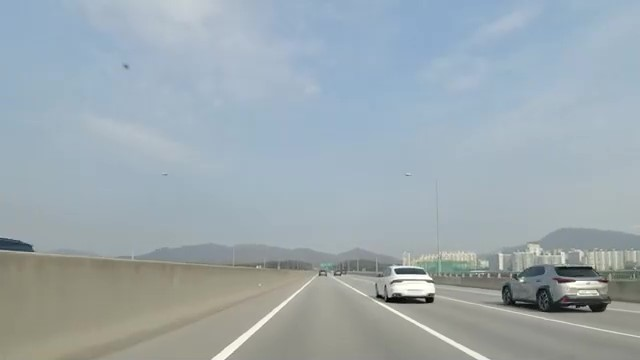
#> input picture Lane Detection Project/image/3.jpg, 640 x 360 px, given in place of video.mp4, which was not available
$ python 'Source code.py'
#> lines starting #> are read from the running program, lines starting #| are printed output that depends on the picture; after the words box and inside, x2 and y2 are one past the last pixel; in counts of white or black regions, pixels touching at a corner belong together; pictures that were not available may be replaced by others from this repository, and a replacement may not be noted
import numpy as np
import cv2
# numpy ver 1.22.1      행렬같은 다차원 배열을 쉽게 처리할 수 있도록 하는 라이브러리
# opencv ver 4.5.5      이미지 관련 라이브러리

# 1. Warpping을 통한 Bird Eye View 변환
# 2. ROI 관심 영역 지정
# 3. Filtering 적용
# 4. binary 이미지로 변환
# 5. Histogram으로 Window의 시작점을 정함
# 6. Sliding Window Algorithm을 통한 차선 추출
# 7. 위 단계에서 얻은 차선 추출 정보로 차선 표시


# 1. Warpping을 통한 Bird Eye View 변환
def Warpping(img_src):
    # 왼쪽 차선 함수 y = (88/107)x

    # 좌상, 좌하, 우상, 우하

    pts1 = np.array([[305, 285], [210, 360], [347, 285], [489, 360]], dtype=np.float32)
    # 원본 이미지 좌표
    pts2 = np.array([[80, 0], [80, 360], [560, 0], [560, 360]], dtype=np.float32)
    # Bird Eye View로 변환할 좌표

    M = cv2.getPerspectiveTransform(pts1, pts2)
    # 변환 행렬을 구함 (원근법)
    img_res = cv2.warpPerspective(img_src, M, (640, 360))
    # 변환행렬값 적용

    return img_res, pts1, pts2


# 2. ROI 관심 영역 지정
def region_of_interest(img_src):
    # 왼쪽 차선에 대한 함수 y = (88/107)x

    # 왼쪽 아래 - 왼쪽 위 - 오른쪽 위 - 오른쪽 아래
    pts1 = np.array([[0, 360], [0, 0], [230, 0], [230, 360],
                    [410, 360], [410, 0],[640, 0], [640, 360]])
                    # 왼쪽 차선, 오른쪽 차선

    mask = np.zeros_like(img_src)
    # zeros_like = img_src 행렬값을 0으로 설정
    color = (255,) * img_src.shape[2]
    # img_src.shape[2] = 이미지 채널

    cv2.fillPoly(mask, np.int32([pts1]), color)
    # 위에서 정한 pts1의 좌표를 이용하여 마스크 이미지 생성
    img_roi = cv2.bitwise_and(img_src, mask)
    # bitwise_and = 이미지 합치는 함수

    return img_roi


# 3. Filtering
def filtering(img_src):
    img_hls = cv2.cvtColor(img_src, cv2.COLOR_BGR2HLS)
    # BGR to HLS 색공간 변환
    # HLS = Hue 색조, Lightness 명도, Saturation 채도

    # 흰색 차선의 임계값
    # w_low = np.array([20, 0, 43])
    w_low = np.array([20, 150, 20])
    w_up = np.array([255, 255, 255])

    # 노란색 차선의 임계값
    y_low = np.array([0, 85, 81])
    y_up = np.array([190, 255, 255])

    w_mask = cv2.inRange(img_hls, w_low, w_up)
    # 흰색 차선 마스크 적용
    y_mask = cv2.inRange(img_hls, y_low, y_up)
    # 노란색 차선 마스크 적용

    mask = cv2.bitwise_or(y_mask, w_mask)
    # mask 영역의 두 이미지를 합침
    img_res = cv2.bitwise_and(img_src, img_src, mask=mask)
    # mask 영역에서 공통으로 겹치는 부분 저장

    return img_res


# 4. binary 이미지로 변환
def to_binary(img_src):
    img_bgr = cv2.cvtColor(img_src, cv2.COLOR_HLS2BGR)
    # 입력 이미지를 HLS에서 BGR로 변환
    img_gray = cv2.cvtColor(img_bgr, cv2.COLOR_BGR2GRAY)
    # BGR을 GRAY로 변환
    img_blur = cv2.GaussianBlur(img_gray, (0,0), 1)
    # 이미지의 이진화, 노이즈 제거를 위한 가우시안블러 처리 (sigma = 2)

    ret, img_binary = cv2.threshold(img_blur, 180, 255, cv2.THRESH_BINARY)
    # 이미지 이진화     두 번째 임계값 = 0~255   80
    # 픽셀값이 180 이상이면 255(흰색)으로 처리

    return img_binary


# 5. Histogram으로 Window의 시작점을 정함
def image_histogram(img_src):
    hist = np.sum(img_src[img_src.shape[0]//2:, :], axis=0)
    # x축에 대한 histogram 계산

    center = int(hist.shape[0]/2)
    # histogram을 양쪽으로 나눔

    left_lane = np.argmax(hist[:center])
    # 왼쪽 차선 (hist의 ~ center)       argmax = 최댓값의 index 반환

    right_lane = np.argmax(hist[center:]) + center
    # 오른쪽 차선 (hist의 center ~)     argmax = 최댓값의 index 반환

    return left_lane, right_lane


# 6. Sliding Window Algorithm을 통한 차선 추출
def sliding_window(img_src, left_current, right_current):
    nonzero = np.nonzero(img_src)
    # img_src의 0이 아닌 값들의 index 반환
    nonzero_x = np.array(nonzero[1])
    # nonzero의 x축 중 0이 아닌 값들의 index 반환
    nonzero_y = np.array(nonzero[0])
    # nonzero의 y축 중 0이 아닌 값들의 index 반환

    left_lane, right_lane = [], []

    green_color = (0, 255, 0)
    cnt_win = 6
    # Sliding window의 개수
    margin = 60
    pixels = 40
    # Window 최소 픽셀 값
    win_height = int(360 / cnt_win)
    # Window의 y값
    min_lane_pts = 10

    img_res = np.dstack((img_src, img_src, img_src)) * 255
    # Window를 그리기 위한 색공간 변환

    # 위에서 정한 cnt_win 윈도우 개수 만큼 반복
    for w in range(cnt_win):
        win_h1 = 360 - (w+1) * win_height
        win_h2 = 360 - w * win_height
        # 윈도우의 y값

        l_win_w1 = left_current - margin
        l_win_w2 = left_current + margin
        # 왼쪽 윈도우의 x값

        r_win_w1 = right_current - margin
        r_win_w2 = right_current + margin
        # 오른쪽 윈도우의 x값

        img_src = cv2.rectangle(img_res, (l_win_w1, win_h1), (l_win_w2, win_h2), green_color, 1)
        # rectangle = 위에서 설정한 값들을 바탕으로 왼쪽 사각형 Window를 그리는 함수
        img_src = cv2.rectangle(img_res, (r_win_w1, win_h1), (r_win_w2, win_h2), green_color, 1)
        # rectangle = 위에서 설정한 값들을 바탕으로 오른쪽 사각형 Window를 그리는 함수

        l_win_lane = ((nonzero_y >= win_h1) & (nonzero_y < win_h2) & (nonzero_x >= l_win_w1) & (nonzero_x < l_win_w2)).nonzero()[0]
        r_win_lane = ((nonzero_y >= win_h1) & (nonzero_y < win_h2) & (nonzero_x >= r_win_w1) & (nonzero_x < r_win_w2)).nonzero()[0]
        # 위에서 설정한 nonzero_x|y, win을 바탕으로 각 window 내부의 값들 중 0이 아닌 것의 index를 반환

        left_lane.append(l_win_lane)
        right_lane.append(r_win_lane)

        # l_win_lane(Window 내부에 있는 예상 차선 픽셀 값) 배열의 길이가 위에서 정한 최소 픽셀값 보다 크다면
        if len(l_win_lane) > pixels:
            left_current = int(np.mean(nonzero_x[l_win_lane]))
            # left_lane의 값을 새롭게 재정의

        # r_win_lane(Window 내부에 있는 예상 차선 픽셀 값) 배열의 길이가 위에서 정한 최소 픽셀값 보다 크다면
        if len(r_win_lane) > pixels:
            right_current = int(np.mean(nonzero_x[r_win_lane]))
            # right_lane의 값을 새롭게 재정의


    left_lane = np.concatenate(left_lane)
    right_lane = np.concatenate(right_lane)
    # 배열을 1차원으로 합치는 함수

    leftx = nonzero_x[left_lane]
    lefty = nonzero_y[left_lane]
    rightx = nonzero_x[right_lane]
    righty = nonzero_y[right_lane]

    left_fit, right_fit = None, None
    ret = None

    if len(leftx) >= min_lane_pts and len(rightx) >= min_lane_pts:
        # 최소자승법을 이용하여 각 값들을 제일 잘 표현할 수 있는 2차 함수 구함
        left_fit = np.polyfit(lefty, leftx, 2)
        right_fit = np.polyfit(righty, rightx, 2)

        y = np.linspace(0, img_src.shape[0] - 1, img_src.shape[0])
        # 2차 함수의 y값 지정 (linspace)        범위 0~359

        # y = a*x^2  +  b*x  + c
        left_fit_x = left_fit[0] * y ** 2 + left_fit[1] * y + left_fit[2]
        right_fit_x = right_fit[0] * y ** 2 + right_fit[1] * y + right_fit[2]
        # 위에서 정한 y값마다 2차 함수를 통해 x값 구함

        ltx = np.trunc(left_fit_x)
        rtx = np.trunc(right_fit_x)
        # trunc = 소수점 부분을 버리는 함수

        ret = [ltx, rtx, y]

    img_res[nonzero_y[left_lane], nonzero_x[left_lane]] = [255, 0, 0]
    img_res[nonzero_y[right_lane], nonzero_x[right_lane]] = [0, 0, 255]

    return img_res, ret


def draw_lane(img_src, img_warped, pts1, pts2, ret):
    img_warped = np.zeros_like(img_warped).astype(np.uint8)

    pts_left = np.array([np.transpose(np.vstack([ret[0], ret[2]]))])
    pts_right = np.array([np.flipud(np.transpose(np.vstack([ret[1], ret[2]])))])
    pts = np.hstack((pts_left, pts_right))
    # vstack = 배열을 세로로 결합       transpose = 행과 열 바꾸기(전치행렬)
    # hstack = 배열을 옆으로 결합 시키는 함수

    mean = np.mean((ret[0], ret[1]), axis=0)
    # mean = 평균값 구하는 함수
    pts_mean = np.array([np.flipud(np.transpose(np.vstack([mean, ret[2]])))])
    # vstack = 배열을 세로로 결합       transpose = 행과 열 바꾸기(전치행렬)

    color = (120, 255, 105)
    cv2.fillPoly(img_warped, np.int_([pts]), color)
    cv2.fillPoly(img_warped, np.int_([pts_mean]), color)
    # 위 정보들을 바탕으로 차선 해당 부분 채움

    M = cv2.getPerspectiveTransform(pts2, pts1)
    img_res = cv2.warpPerspective(img_warped, M, (640, 360))
    # 1번 내용과 동일

    img_res = cv2.addWeighted(img_src, 1, img_res, 0.3, 0)
    # 원본 영상(img_src)에 차선 마킹 img_res를 1:0.3 비율로 합침

    return img_res


temp_ret = []
cap = cv2.VideoCapture("video.mp4")
# VideoCapture 비디오를 캡처하기 위한 클래스
while cap.isOpened():
    ret, img_color = cap.read()
#> img_color is the input picture: shape (360, 640, 3); mean B, G, R 175.8, 169.4, 156.8
    if not ret:
        print("이미지 로드 실패 또는 종료")
        break

    img_Warpping, pts1, pts2 = Warpping(img_color)
#> pts1 = [[305, 285], [210, 360], [347, 285], [489, 360]]; pts2 = [[80, 0], [80, 360], [560, 0], [560, 360]]
    img_roi = region_of_interest(img_Warpping)
#> in region_of_interest, `cv2.fillPoly(mask, np.int32([pts1]), color)`:
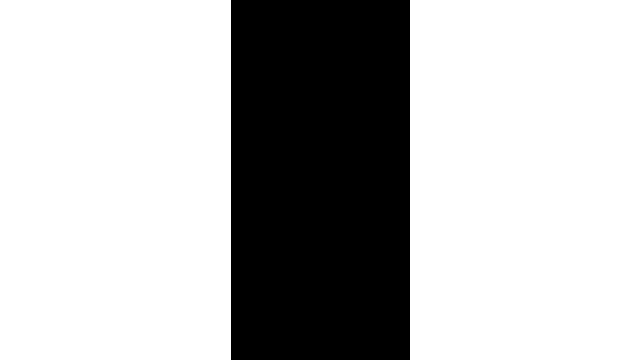
#> mask: shape (360, 640, 3); 72% white; 1 black region, box (x1, y1, x2, y2) and area: (231, 0, 410, 360) 64440
#> in region_of_interest, `img_roi = cv2.bitwise_and(img_src, mask)`:
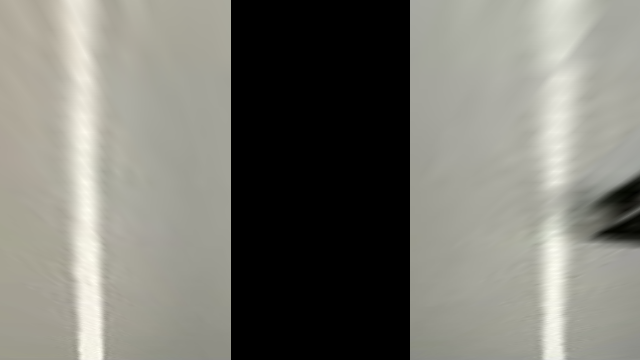
#> img_roi: shape (360, 640, 3); mean B, G, R 114.7, 122.3, 123
    img_filter = filtering(img_roi)
#> in filtering, `img_hls = cv2.cvtColor(img_src, cv2.COLOR_BGR2HLS)`: img_hls: shape (360, 640, 3); mean of channels 0, 1, 2 20.6, 119, 14.8
#> in filtering, `w_mask = cv2.inRange(img_hls, w_low, w_up)`: w_mask: shape (360, 640); 22.4% white; 35 white regions (29 under 20 px), largest, box (x1, y1, x2, y2) and area: (0, 0, 188, 360) 40362, (530, 0, 592, 191) 7151, (507, 212, 571, 360) 3762, (170, 37, 192, 56) 146, (212, 0, 223, 16) 94, (174, 50, 190, 56) 27
#> in filtering, `y_mask = cv2.inRange(img_hls, y_low, y_up)`: y_mask: shape (360, 640); 1.4% white; 24 white regions (15 under 20 px), largest, box (x1, y1, x2, y2) and area: (78, 177, 101, 360) 2364, (79, 112, 90, 154) 285, (549, 259, 559, 279) 120
    img_bin = to_binary(img_filter)
#> in to_binary, `ret, img_binary = cv2.threshold(img_blur, 180, 255, cv2.THRESH_BINARY)`:
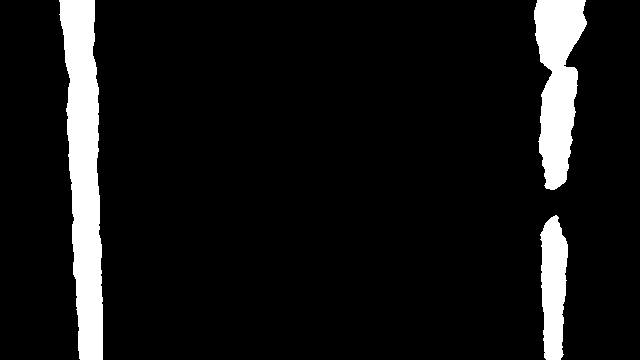
#> img_binary: shape (360, 640); 8.6% white; 3 white regions, box (x1, y1, x2, y2) and area: (59, 0, 103, 360) 10306, (534, 0, 587, 190) 6344, (540, 215, 568, 360) 3073
    left_lane, right_lane = image_histogram(img_bin)
#> in image_histogram, `hist = np.sum(img_src[img_src.shape[0]//2:, :], axis=0)`: hist = 640 values, max 45900 at index 80, min 0 at index 0, mean 3199.5
#> in image_histogram, `left_lane = np.argmax(hist[:center])`: left_lane = 80
#> in image_histogram, `right_lane = np.argmax(hist[center:]) + center`: right_lane = 553
#> left_lane = 80; right_lane = 553
    img_window, ret1 = sliding_window(img_bin, left_lane, right_lane)
#> in sliding_window, `nonzero = np.nonzero(img_src)`: nonzero = 19723 positions, rows 0 to 359, columns 59 to 586
#> in sliding_window, `nonzero_x = np.array(nonzero[1])`: nonzero_x = 19723 values, max 586 at index 1864, min 59 at index 0, mean 309.4
#> in sliding_window, `nonzero_y = np.array(nonzero[0])`: nonzero_y = 19723 values from 0 to 359
#> the loop in sliding_window, `for w in range(cnt_win):` made 6 passes
#> (l_win_w1, l_win_w2, r_win_w1, r_win_w2, left_current, right_current) on passes 1 to 6: (20, 140, 493, 613, 89, 552), (29, 149, 492, 612, 87, 553), (27, 147, 493, 613, 85, 552), (25, 145, 492, 612, 82, 555), (22, 142, 495, 615, 82, 558), (22, 142, 498, 618, 77, 558)
#> pass 1, in sliding_window, `img_src = cv2.rectangle(img_res, (r_win_w1, win_h1), (r_win_w2, win_h2..`:
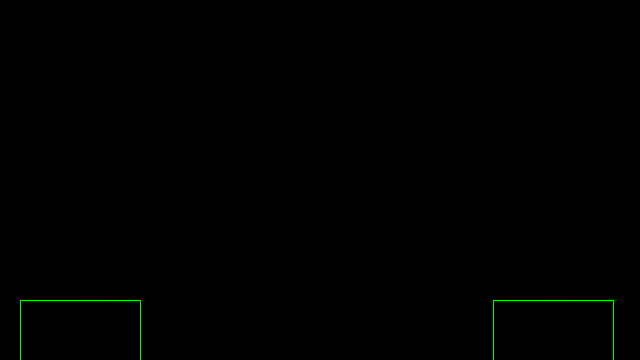
#> img_src: shape (360, 640, 3); mean of channels 0, 1, 2 0.1, 0.6, 0.1; drawn as B, G, R
#> after the loop in sliding_window, `for w in range(cnt_win):`:
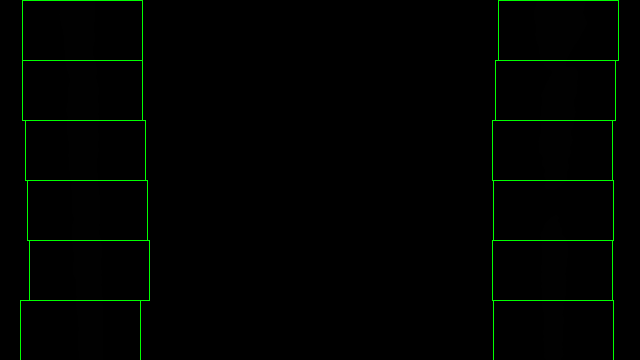
#> img_res: shape (360, 640, 3); mean of channels 0, 1, 2 0.1, 3.3, 0.1; drawn as B, G, R
#> after the loop in sliding_window, `for w in range(cnt_win):`: left_lane = 6 items
#> in sliding_window, `left_lane = np.concatenate(left_lane)`: left_lane = 10306 values, max 19707 at index 1506, min 0 at index 8380, mean 10441.9
#> in sliding_window, `right_lane = np.concatenate(right_lane)`: right_lane = 9417 values, max 19722 at index 1168, min 36 at index 6804, mean 9225.2
#> in sliding_window, `leftx = nonzero_x[left_lane]`: leftx = 10306 values, max 102 at index 26, min 59 at index 8380, mean 83.94
#> in sliding_window, `lefty = nonzero_y[left_lane]`: lefty = 10306 values, max 359 at index 1484, min 0 at index 8380, mean 171.2
#> in sliding_window, `rightx = nonzero_x[right_lane]`: rightx = 9417 values, max 586 at index 7896, min 534 at index 7292, mean 556.1
#> in sliding_window, `righty = nonzero_y[right_lane]`: righty = 9417 values, max 359 at index 1154, min 0 at index 6804, mean 148.9
#> in sliding_window, `left_fit = np.polyfit(lefty, leftx, 2)`: left_fit = [-2.04e-05, 0.0447, 77.11]
#> in sliding_window, `right_fit = np.polyfit(righty, rightx, 2)`: right_fit = [3.26e-05, -0.0325, 559.8]
#> in sliding_window, `left_fit_x = left_fit[0] * y ** 2 + left_fit[1] * y + left_fit[2]`: left_fit_x = 360 values from 77.11 to 90.52
#> in sliding_window, `right_fit_x = right_fit[0] * y ** 2 + right_fit[1] * y + right_fit[2]`: right_fit_x = 360 values, max 559.8 at index 0, min 552.3 at index 359, mean 555.4
#> in sliding_window, `ltx = np.trunc(left_fit_x)`: ltx = 360 values from 77 to 90
#> in sliding_window, `rtx = np.trunc(right_fit_x)`: rtx = 360 values, max 559 at index 0, min 552 at index 300, mean 554.9
#> ret1 = 3 items

    if ret1:
        img_draw = draw_lane(img_color, img_window, pts1, pts2, ret1)
#> in draw_lane, `pts_left = np.array([np.transpose(np.vstack([ret[0], ret[2]]))])`: pts_left = 360 pairs, first value 77 to 90, second value 0 to 359
#> in draw_lane, `pts_right = np.array([np.flipud(np.transpose(np.vstack([ret[1], ret[2]..`: pts_right = 360 pairs, first value 552 to 559, second value 0 to 359
#> in draw_lane, `pts = np.hstack((pts_left, pts_right))`: pts = 720 pairs, first value 77 to 559, second value 0 to 359
#> in draw_lane, `mean = np.mean((ret[0], ret[1]), axis=0)`: mean = 360 values, max 321 at index 342, min 318 at index 0, mean 319.3
#> in draw_lane, `pts_mean = np.array([np.flipud(np.transpose(np.vstack([mean, ret[2]]))..`: pts_mean = 360 pairs, first value 318 to 321, second value 0 to 359
#> in draw_lane, `cv2.fillPoly(img_warped, np.int_([pts]), color)`:
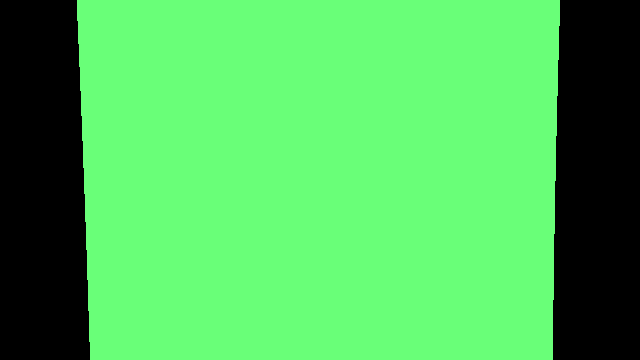
#> img_warped: shape (360, 640, 3); mean of channels 0, 1, 2 88.5, 188.1, 77.5; drawn as B, G, R
#> in draw_lane, `M = cv2.getPerspectiveTransform(pts2, pts1)`: M = [[0.0875, -0.759, 298], [1.02e-16, -0.641, 285], [0, -0.00236, 1]]
#> in draw_lane, `img_res = cv2.addWeighted(img_src, 1, img_res, 0.3, 0)`:
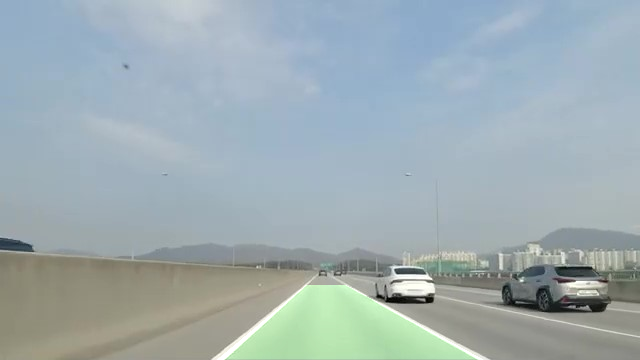
#> img_res: shape (360, 640, 3); mean B, G, R 177.5, 173.1, 158.3
        temp_ret = ret1
#> temp_ret = 3 items
    else:
        img_draw = draw_lane(img_color, img_window, pts1, pts2, temp_ret)


    cv2.imshow("Color", img_color)
    cv2.imshow("Sliding window", img_window)
    cv2.imshow("Lane draw", img_draw)


    key = cv2.waitKey(25)
#> (key Esc is pressed here)
    # 25ms 간격으로 키입력 대기
    if(key == 27):      # 키입력이 27(esc) = 종료
        break
cap.release()
cv2.destroyAllWindows()     # 모든 윈도우 창을 제거
